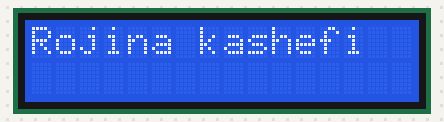
This sketch was run on a simulated Arduino Uno, built with avr-gcc and run on an emulated ATmega328P. Shown: 16×2 character LCD.

Above: at 0.12 s.
At 0.53 s:
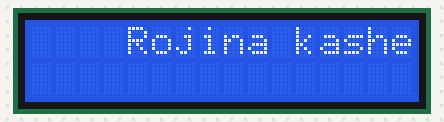
At 0.95 s:
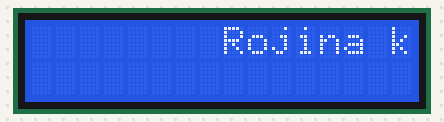
At 1.89 s:
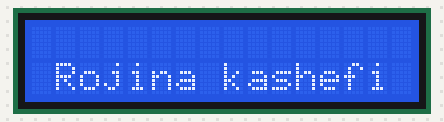
At 2.82 s:
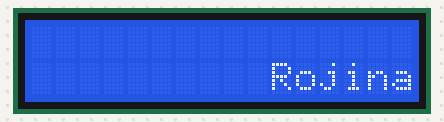
At 3.76 s:
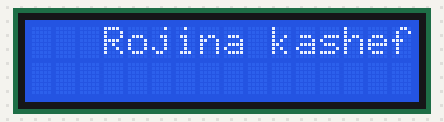

Measured:
- by itself, everything shown: repeats every 3.3 s, in 32 steps

The sketch:

Q1.ino
```cpp
#include <LiquidCrystal.h>

const int rs = 13, en = 12, d4 = 8, d5 = 9, d6 = 10, d7 = 11;
//define a lcd
LiquidCrystal lcd(rs, en, d4, d5, d6, d7);

byte col = 0;
byte row = 0;

void setup() {
  //begin lcd with size of 16x2
  lcd.begin(16, 2);
  //clear lcd screen
  lcd.clear();
}

void loop() {
  lcd.clear();
  //define where the cursor should start
  lcd.setCursor(col, row);
  //print a text
  lcd.print("Rojina kashefi");
  //increase in line
  col++;
  //if we have iterated all coloums
  if (col == 16)
  {
    //make coloum 0
    col = 0;
    //switch between rows
    //if row 0 then row 1
    //if row 1 then row 0
    row = 1 - row;
  }
  delay(100);

}
```
